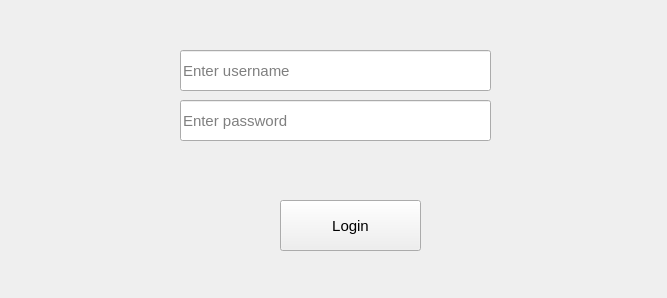
<?xml version="1.0" encoding="UTF-8"?>
<ui version="4.0">
 <class>Form</class>
 <widget class="QWidget" name="Form">
  <property name="geometry">
   <rect>
    <x>0</x>
    <y>0</y>
    <width>667</width>
    <height>298</height>
   </rect>
  </property>
  <property name="font">
   <font>
    <pointsize>11</pointsize>
   </font>
  </property>
  <property name="windowTitle">
   <string>Form</string>
  </property>
  <widget class="QPushButton" name="pushButton">
   <property name="geometry">
    <rect>
     <x>280</x>
     <y>200</y>
     <width>141</width>
     <height>51</height>
    </rect>
   </property>
   <property name="text">
    <string>Login</string>
   </property>
  </widget>
  <widget class="QLineEdit" name="lineEdit">
   <property name="geometry">
    <rect>
     <x>180</x>
     <y>50</y>
     <width>311</width>
     <height>41</height>
    </rect>
   </property>
   <property name="placeholderText">
    <string>Enter username</string>
   </property>
  </widget>
  <widget class="QLineEdit" name="lineEdit_2">
   <property name="geometry">
    <rect>
     <x>180</x>
     <y>100</y>
     <width>311</width>
     <height>41</height>
    </rect>
   </property>
   <property name="echoMode">
    <enum>QLineEdit::Password</enum>
   </property>
   <property name="placeholderText">
    <string>Enter password</string>
   </property>
  </widget>
  <widget class="QLabel" name="label">
   <property name="enabled">
    <bool>true</bool>
   </property>
   <property name="geometry">
    <rect>
     <x>170</x>
     <y>150</y>
     <width>371</width>
     <height>21</height>
    </rect>
   </property>
   <property name="font">
    <font>
     <pointsize>8</pointsize>
    </font>
   </property>
   <property name="text">
    <string/>
   </property>
  </widget>
 </widget>
 <resources/>
 <connections/>
</ui>
